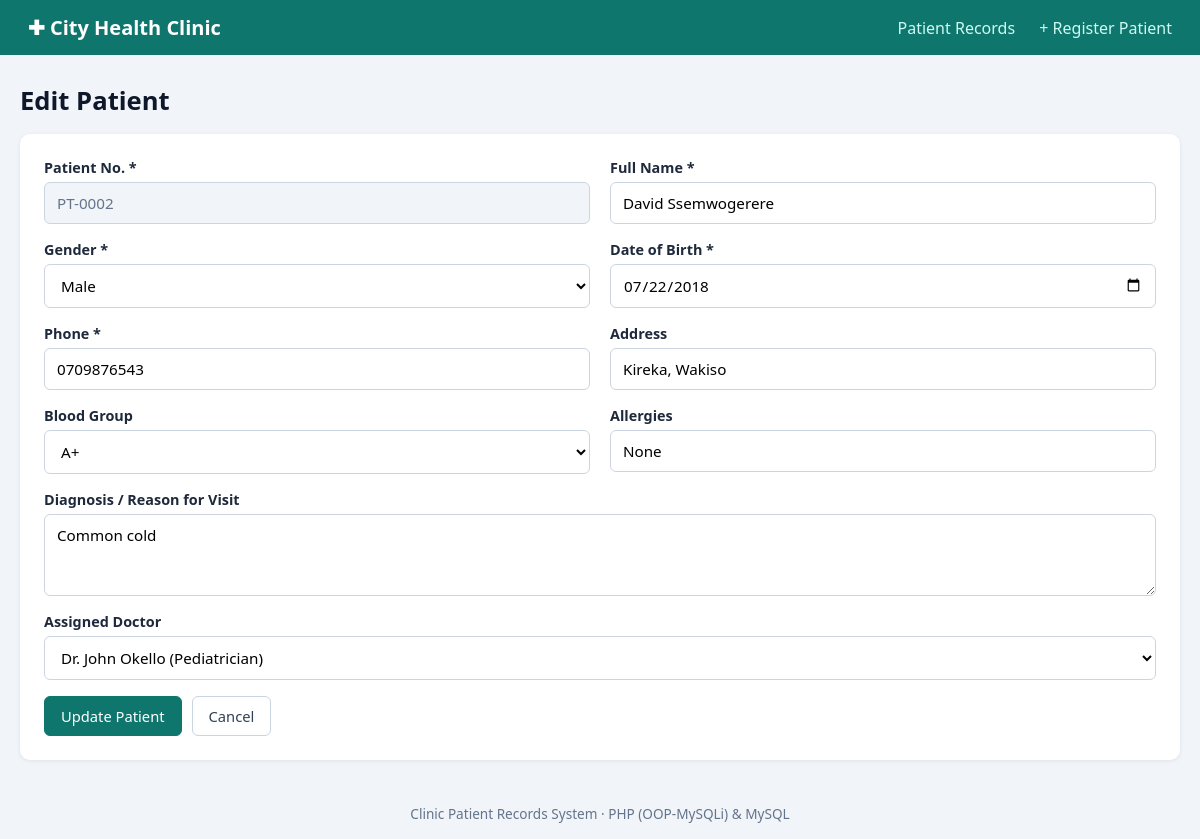
The app's page /update.php?id=2 with its own data.
### tables this page shows
CREATE TABLE patients (
  id            INT AUTO_INCREMENT PRIMARY KEY,
  patient_no    VARCHAR(20)  NOT NULL UNIQUE,
  full_name     VARCHAR(100) NOT NULL,
  gender        ENUM('Male','Female','Other') NOT NULL,
  date_of_birth DATE         NOT NULL,
  phone         VARCHAR(20)  NOT NULL,
  address       VARCHAR(150) DEFAULT NULL,
  blood_group   VARCHAR(5)   DEFAULT NULL,
  allergies     VARCHAR(150) DEFAULT NULL,
  diagnosis     VARCHAR(255) DEFAULT NULL,
  doctor_id     INT          DEFAULT NULL,
  registered_at TIMESTAMP    DEFAULT CURRENT_TIMESTAMP,
  CONSTRAINT fk_patient_doctor
    FOREIGN KEY (doctor_id) REFERENCES doctors(id)
    ON DELETE SET NULL
    ON UPDATE CASCADE
);

CREATE TABLE doctors (
  id             INT AUTO_INCREMENT PRIMARY KEY,
  full_name      VARCHAR(100) NOT NULL,
  specialization VARCHAR(100) NOT NULL,
  phone          VARCHAR(20)  NOT NULL
);

### includes/functions.php (called while the page is built, shortened)
<?php
function e($value): string
{
    return htmlspecialchars((string)$value, ENT_QUOTES, 'UTF-8');
}
function getDoctors(mysqli $conn): array
{
    $result = $conn->query("SELECT id, full_name, specialization FROM doctors ORDER BY full_name");
    return $result->fetch_all(MYSQLI_ASSOC);
}

### includes/patient_form.php (the view, shortened to what this page needs)
<?php
$bloodGroups = ['A+', 'A-', 'B+', 'B-', 'AB+', 'AB-', 'O+', 'O-'];
?>
<form method="POST" class="card form-grid" novalidate>
    <div class="field">
        <label for="patient_no">Patient No. *</label>
        <input type="text" id="patient_no" name="patient_no" maxlength="20"
               value="<?= e($p['patient_no']) ?>" <?= $isEdit ? 'readonly' : 'required' ?>>
    </div>
    <div class="field">
        <label for="full_name">Full Name *</label>
        <input type="text" id="full_name" name="full_name" maxlength="100"
               value="<?= e($p['full_name']) ?>" required>
    </div>
    <div class="field">
        <label for="gender">Gender *</label>
        <select id="gender" name="gender" required>
            <?php foreach (['Male', 'Female', 'Other'] as $g): ?>
                <option value="<?= $g ?>" <?= $p['gender'] === $g ? 'selected' : '' ?>><?= $g ?></option>
            <?php endforeach; ?>
        </select>
    </div>
    <div class="field">
        <label for="date_of_birth">Date of Birth *</label>
        <input type="date" id="date_of_birth" name="date_of_birth"
               max="<?= date('Y-m-d') ?>" value="<?= e($p['date_of_birth']) ?>" required>
    </div>
    <div class="field">
        <label for="phone">Phone *</label>
        <input type="text" id="phone" name="phone" maxlength="15"
               placeholder="e.g. 0701234567" value="<?= e($p['phone']) ?>" required>
    </div>
    <div class="field">
        <label for="address">Address</label>
        <input type="text" id="address" name="address" maxlength="150"
               value="<?= e($p['address']) ?>">
    </div>
    <div class="field">
        <label for="blood_group">Blood Group</label>
        <select id="blood_group" name="blood_group">
            <?php foreach ($bloodGroups as $bg): ?>
                <option value="<?= $bg ?>" <?= $p['blood_group'] === $bg ? 'selected' : '' ?>><?= $bg ?></option>
            <?php endforeach; ?>
        </select>
    </div>
    <div class="field">
        <label for="allergies">Allergies</label>
        <input type="text" id="allergies" name="allergies" maxlength="150"
               placeholder="e.g. Penicillin, None" value="<?= e($p['allergies']) ?>">
    </div>
    <div class="field full">
        <label for="diagnosis">Diagnosis / Reason for Visit</label>
        <textarea id="diagnosis" name="diagnosis" rows="3" maxlength="255"><?= e($p['diagnosis']) ?></textarea>
    </div>
    <div class="field full">
        <label for="doctor_id">Assigned Doctor</label>
        <select id="doctor_id" name="doctor_id">
            <?php foreach ($doctors as $d): ?>
                <option value="<?= (int)$d['id'] ?>" <?= (string)$p['doctor_id'] === (string)$d['id'] ? 'selected' : '' ?>>
                    <?= e($d['full_name']) ?> (<?= e($d['specialization']) ?>)
                </option>
            <?php endforeach; ?>
        </select>
    </div>
    <div class="actions full">
        <button type="submit" class="btn primary"><?= e($buttonText) ?></button>
        <a href="index.php" class="btn">Cancel</a>
    </div>
</form>

### assets/style.css (style rules this page uses)
* { box-sizing: border-box; }
body { margin: 0; font-family: "Segoe UI", Arial, sans-serif; background: #f1f5f9; color: #1e293b; min-height: 100vh; display: flex; flex-direction: column; }
.card { background: #fff; border-radius: 10px; padding: 24px; box-shadow: 0 1px 4px rgba(0,0,0,.08); }
.btn { display: inline-block; padding: 9px 16px; border: 1px solid #cbd5e1; border-radius: 6px; background: #fff; color: #334155; text-decoration: none; cursor: pointer; font-size: .92rem; font-family: inherit; }
.btn.primary { background: #0f766e; border-color: #0f766e; color: #fff; }
.form-grid { display: grid; grid-template-columns: repeat(2, 1fr); gap: 16px 20px; margin-top: 16px; }
.field { display: flex; flex-direction: column; }
.field.full, .actions.full { grid-column: 1 / -1; }
label { font-weight: 600; margin-bottom: 5px; font-size: .9rem; }
input, select, textarea { padding: 10px 12px; border: 1px solid #cbd5e1; border-radius: 6px; font-size: .95rem; font-family: inherit; background: #fff; }
input[readonly] { background: #f1f5f9; color: #64748b; }
.actions { display: flex; gap: 10px; }

### records on screen
patients: patient_no "PT-0002", full_name "David Ssemwogerere", gender "Male", date_of_birth "07/22/2018", phone "0709876543", address "Kireka, Wakiso", blood_group "A+", allergies "None", diagnosis "Common cold", doctor_id "Dr. John Okello (Pediatrician)"

### other values on screen
$buttonText "Update Patient"
